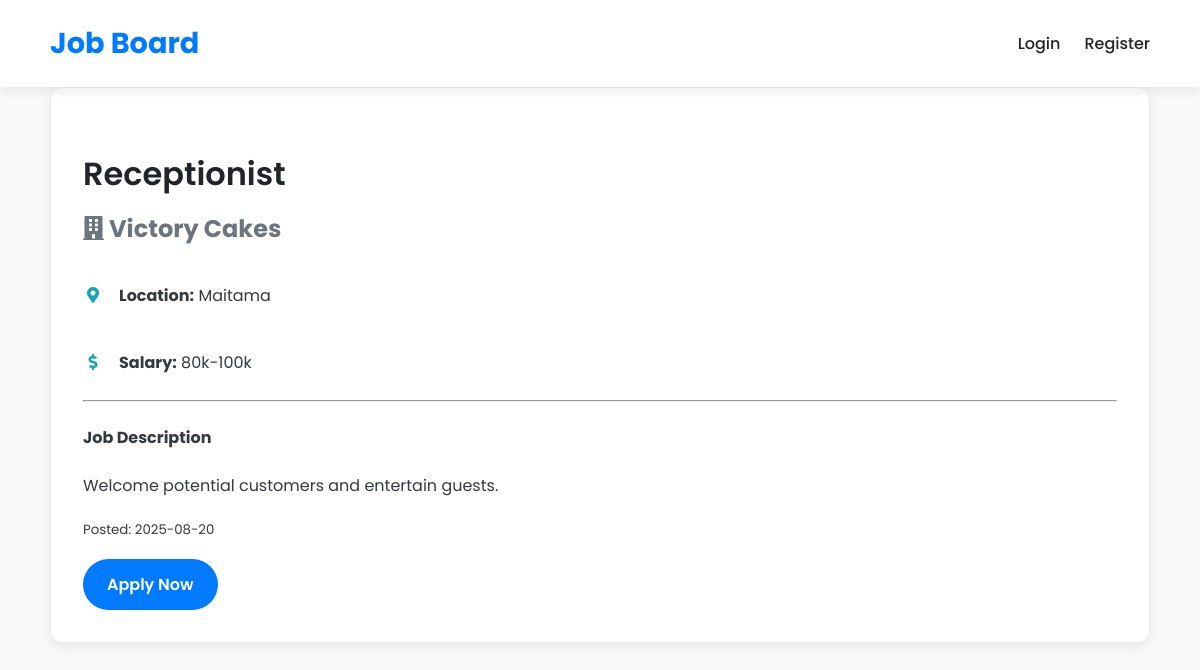
The page /job/2 on the database its author committed.
### models.py (models this page shows)
class Job(db.Model):
    id = db.Column(db.Integer, primary_key=True)
    title = db.Column(db.String(100), nullable=False)
    description = db.Column(db.Text, nullable=False)
    location = db.Column(db.String(100))
    salary = db.Column(db.String(50))
    company = db.Column(db.String(100))
    posted_by = db.Column(db.Integer, db.ForeignKey('user.id'), nullable=False)
    timestamp = db.Column(db.DateTime, index=True, default=datetime.utcnow)

### routes/jobs.py (the view)
@jobs_bp.route('/job/<int:job_id>')
def job_details(job_id):
    job = Job.query.get_or_404(job_id)
    return render_template('jobs/job_details.html', job=job)

### templates/jobs/job_details.html
{% extends "base.html" %}
{% block content %}
<div class="card job-details">
    <h2>{{ job.title }}</h2>
    <h3><i class="fas fa-building"></i> {{ job.company }}</h3>
    <div class="info-row">
        <span class="icon"><i class="fas fa-map-marker-alt"></i></span>
        <p><strong>Location:</strong> {{ job.location }}</p>
    </div>
    {% if job.salary %}
    <div class="info-row">
        <span class="icon"><i class="fas fa-dollar-sign"></i></span>
        <p><strong>Salary:</strong> {{ job.salary }}</p>
    </div>
    {% endif %}
    <hr>
    <h4>Job Description</h4>
    <p>{{ job.description }}</p>
    <p><small>Posted: {{ job.timestamp.strftime('%Y-%m-%d') }}</small></p>
    <a href="{{ url_for('jobs.apply_to_job', job_id=job.id) }}" class="btn btn-primary">Apply Now</a>
</div>
{% endblock %}

### static/css/styles.css (style rules this page uses)
:root { --primary-color: #007bff; --secondary-color: #6c757d; --success-color: #28a745; --danger-color: #dc3545; --info-color: #17a2b8; --background-color: #f8f9fa; --card-background: #ffffff; --text-color: #343a40; --heading-color: #212529; --border-color: #e9ecef; --shadow-light: 0 4px 12px rgba(0, 0, 0, 0.08); --shadow-medium: 0 8px 25px rgba(0, 0, 0, 0.1); }
body { font-family: 'Poppins', sans-serif; line-height: 1.7; margin: 0; padding: 0; background-color: var(--background-color); color: var(--text-color); }
.card { background: var(--card-background); padding: 2rem; border-radius: 12px; box-shadow: var(--shadow-light); border: 1px solid var(--border-color); margin-bottom: 2rem; }
.btn { display: inline-block; padding: 0.75rem 1.5rem; border: none; border-radius: 50px; font-size: 1rem; font-weight: 600; cursor: pointer; text-decoration: none; text-align: center; transition: all 0.3s ease; }
.btn-primary { background-color: var(--primary-color); color: #fff; }
.job-details h2 { color: var(--heading-color); font-weight: 600; font-size: 2rem; margin-bottom: 0.5rem; }
.job-details h3 { color: var(--secondary-color); margin: 0 0 1rem 0; font-size: 1.5rem; }
.job-details .info-row { display: flex; align-items: center; gap: 1rem; margin-bottom: 0.5rem; }
.job-details .info-row .icon { color: var(--info-color); width: 20px; text-align: center; }

### rows shown on the page
Job: title "Receptionist", company "Victory Cakes", location "Maitama", salary "80k-100k", description "Welcome potential customers and entertain guests.", timestamp "2025-08-20"
